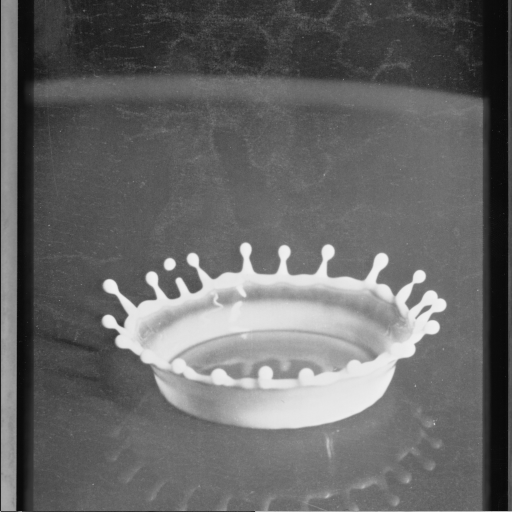
#> input picture DBMF-MINI-PROJECT-main/test_images/milkdrop.tif, 512 x 512 px, found by its file name
$ python generate_coe1.py
#> lines starting #> are read from the running program, lines starting #| are printed output that depends on the picture; after the words box and inside, x2 and y2 are one past the last pixel; in counts of white or black regions, pixels touching at a corner belong together
# generate_coe.py
import numpy as np
from PIL import Image
import random

IMG_W, IMG_H = 256, 256
img = Image.open("C:\DBMF\standard_test_images\milkdrop.tif").convert('L').resize((IMG_W, IMG_H))
pixels = np.array(img, dtype=np.uint8)

noisy = pixels.copy()
for _ in range(int(IMG_W*IMG_H*0.05//2)):
    noisy[random.randint(0,255)][random.randint(0,255)] = 255
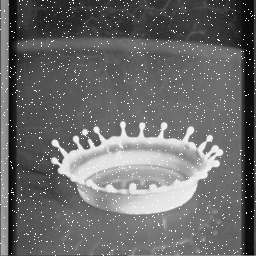
#> noisy: shape (256, 256); min 4, max 255, mean 106.5
for _ in range(int(IMG_W*IMG_H*0.05//2)):
    noisy[random.randint(0,255)][random.randint(0,255)] = 0
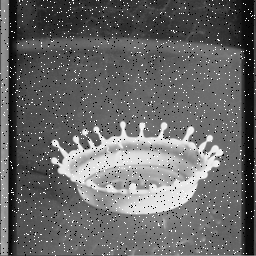
#> noisy: shape (256, 256); 2.47% of pixels changed, all inside (x1, y1, x2, y2) = (0, 0, 256, 256)

Image.fromarray(noisy).save("C:/DBMF/noisy_preview.png")

with open("C:/DBMF/noisy_image.coe", "w") as f:
    f.write("memory_initialization_radix=16;\n")
    f.write("memory_initialization_vector=\n")
    flat = noisy.flatten()
    for i, val in enumerate(flat):
        sep = "," if i < len(flat)-1 else ";"
        f.write(f"{val:02X}{sep}\n")
#> this loop made 65536 passes
#> val on passes 1 to 3: 82, 144, 143

print("Done — check C:/project_better/noisy_image.coe")

$ run again, with DBMF-MINI-PROJECT-main/test_images/bird.tif copied over DBMF-MINI-PROJECT-main/test_images/milkdrop.tif
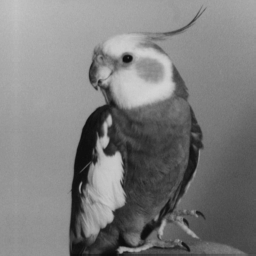
#> input picture DBMF-MINI-PROJECT-main/test_images/bird.tif, 256 x 256 px, found by its file name
#> img is the input picture: PIL image 256x256 L; min 11, max 212, mean 125.4
#> after the loop `for _ in range(int(IMG_W*IMG_H*0.05//2)):`:
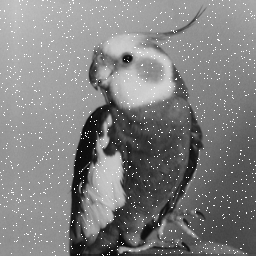
#> noisy: shape (256, 256); 2.47% of pixels changed, all inside (x1, y1, x2, y2) = (0, 0, 256, 256)
#> after the loop `for _ in range(int(IMG_W*IMG_H*0.05//2)):`:
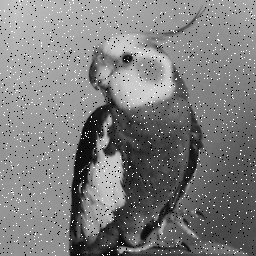
#> noisy: shape (256, 256); 2.47% of pixels changed, all inside (x1, y1, x2, y2) = (0, 0, 256, 256)
#> the loop `for i, val in enumerate(flat):` made 65536 passes
#> val on passes 1 to 3: 186, 184, 187

$ run again, with DBMF-MINI-PROJECT-main/test_images/crowd.tif copied over DBMF-MINI-PROJECT-main/test_images/milkdrop.tif
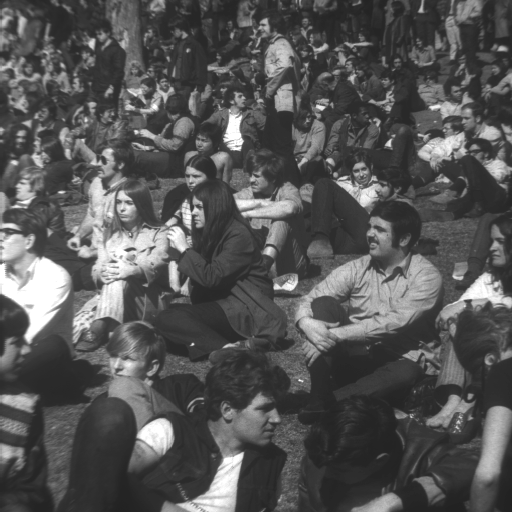
#> input picture DBMF-MINI-PROJECT-main/test_images/crowd.tif, 512 x 512 px, found by its file name
#> after the loop `for _ in range(int(IMG_W*IMG_H*0.05//2)):`:
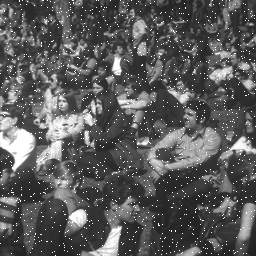
#> noisy: shape (256, 256); min 33, max 255, mean 89.9
#> after the loop `for _ in range(int(IMG_W*IMG_H*0.05//2)):`:
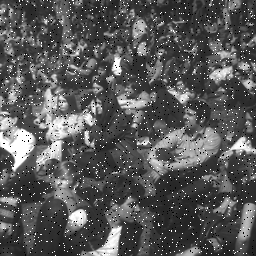
#> noisy: shape (256, 256); 2.47% of pixels changed, all inside (x1, y1, x2, y2) = (0, 0, 256, 256)
#> the loop `for i, val in enumerate(flat):` made 65536 passes
#> val on passes 1 to 3: 48, 51, 59
